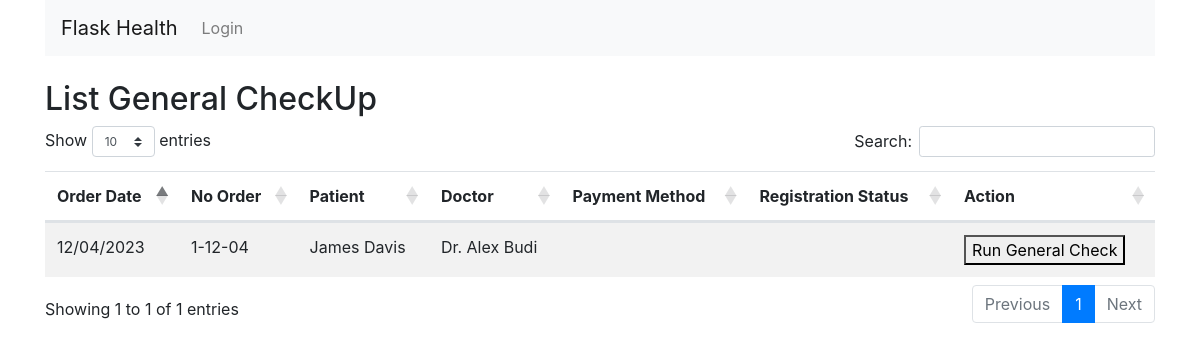
Page /checkup on the earlier database version.
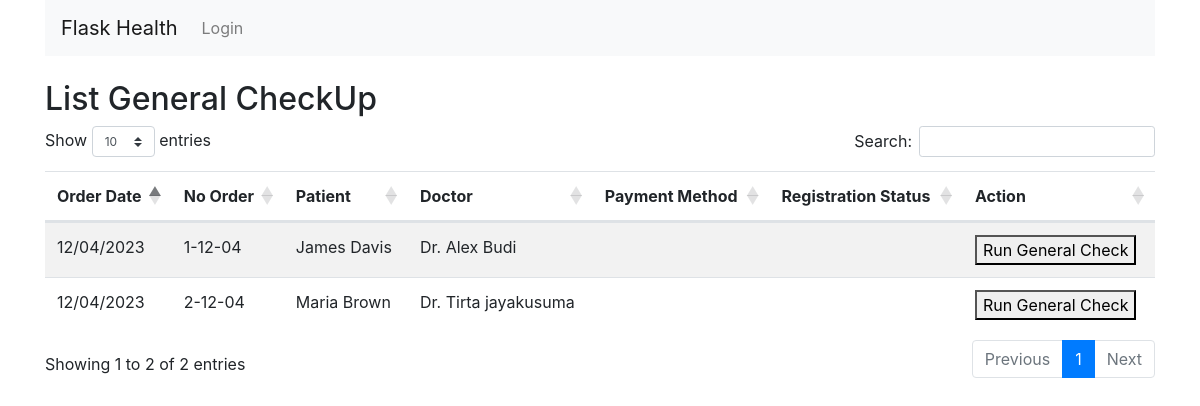
Same page on the later database version.
### flask_health/models/order.py (models this page shows, shortened)
class Order(db.Model):
    __tablename__ = "order"
    id = db.Column(db.String(36), primary_key=True)
    patient_id = db.Column(db.String(36), db.ForeignKey("patient.id"), nullable=False)
    order_date = db.Column(db.DateTime)
    payment_method = db.Column(db.String(100))
    total_price = db.Column(db.Integer)
    order_no = db.Column(db.Integer)
    order_steps = db.Column(db.Integer)
    order_status = db.Column(db.String(100))
    order_sub_status = db.Column(db.String(100))
    doctor_id = db.Column(db.String(36), db.ForeignKey("doctor.id"), nullable=False)
    treatments = db.relationship("Treatment", backref="order", lazy=True)
    desc = db.Column(db.Text)
    isDeleted = db.Column(db.Boolean)
    created_at = db.Column(db.DateTime)
    created_by = db.Column(db.String(100))
    updated_at = db.Column(db.DateTime)
    updated_by = db.Column(db.String(100))
    def calculate_order_no(self):
        return str(self.order_no) + "-" + self.order_date.strftime("%d-%m")
    def getFormatOrderDate(self):
        return self.order_date.strftime("%d/%m/%Y")

### flask_health/models/doctor.py (models this page shows, shortened)
class Doctor(db.Model):
    __tablename__ = "doctor"
    id = db.Column(db.String(36), primary_key=True)
    name = db.Column(db.String(100))
    isDeleted = db.Column(db.Boolean)
    created_at = db.Column(db.DateTime)
    created_by = db.Column(db.String(100))
    updated_at = db.Column(db.DateTime)
    updated_by = db.Column(db.String(100))

### flask_health/views/generalCheckup.py (the view)
@app.route("/checkup", methods=["GET"])
def checkUpList():
    result = (
        db.session.query(Order, Patient, Doctor)
        .select_from(Order)
        .join(Patient)
        .join(Doctor)
        .filter(
            or_(
                Order.order_steps > 1,
                and_(Order.order_steps == 1, Order.order_status == "Complete"),
            )
        )
        .all()
    )
    checkupList = []
    for order, patient, doctor in result:
        checkupList.append(
            GeneralCheckViewModel(
                order.id,
                order.calculate_order_no(),
                order.getFormatOrderDate(),
                patient.first_name + " " + patient.last_name,
                doctor.name,
                "",
                "",
            )
        )
    return render_template("generalCheckup/list.html", checkupList=checkupList)

### flask_health/templates/generalCheckup/list.html (shortened to what this page needs)
{% extends "layout.html" %}
{% block body %}
<br />
<h2>List General CheckUp</h2>
<table id="data" class="table table-striped">
    <thead>
        <tr>
            <th>Order Date</th>
            <th>No Order</th>
            <th>Patient</th>
            <th>Doctor</th>
            <th>Payment Method</th>
            <th>Registration Status</th>
            <th>Action</th>
        </tr>
    </thead>
    <tbody>
        {% for checkUp in checkupList %}
        <tr>
            <td>{{ checkUp.order_date }}</td>
            <td>{{ checkUp.order_no }}</td>
            <td>{{ checkUp.patient_name }}</td>
            <td>{{ checkUp.doctor_name }}</td>
            <td></td>
            <td></td>
            <td>
                <button><a style="color: #000000;" href="{{ url_for('checkUpEntries' ,  id=checkUp.id) }}">Run
                        General Check</a></button>
            </td>
        </tr>
        {% endfor %}
    </tbody>
</table>
{% endblock %}

### flask_health/templates/layout.html (shortened to what this page needs)
<!doctype html>
<link href="https://maxcdn.bootstrapcdn.com/font-awesome/4.7.0/css/font-awesome.min.css" rel="stylesheet">
<link rel="stylesheet" href="https://maxcdn.bootstrapcdn.com/bootstrap/4.0.0/css/bootstrap.min.css">
<link rel="stylesheet"
    href="https://cdnjs.cloudflare.com/ajax/libs/bootstrap-datepicker/1.9.0/css/bootstrap-datepicker3.min.css">
<link rel="stylesheet" href="https://cdn.datatables.net/1.13.4/css/dataTables.bootstrap4.min.css">
<link rel="stylesheet" href="https://cdn.jsdelivr.net/npm/select2@4.0.13/dist/css/select2.min.css"
>
<link rel="stylesheet"
    href="https://cdn.jsdelivr.net/npm/@ttskch/select2-bootstrap4-theme/dist/select2-bootstrap4.min.css">
<div class="container">
    <nav class="navbar navbar-expand-lg navbar-light bg-light">
        <a class="navbar-brand" href="{{ url_for('index') }}">Flask Health</a>
        <div class="collapse navbar-collapse" id="navbarNav">
            <ul class="nav navbar-nav navbar-right">
                {% if not session.logged_in %}
                <li class="nav-item">
                    <a class="nav-link" href="{{ url_for('login') }}">Login</a>
                </li>
                {% endif %}
            </ul>
        </div>
    </nav>
    <div class="blog-body">
        {% block body %}{% endblock %}
    </div>
</div>

Differences in the rows shown:
added Order: order_date "12/04/2023", order_no "2-12-04", patient_name "Maria Brown", doctor_name "Dr. Tirta jayakusuma"
Other differences:
text written by a page script: "Show entries Search: Showing 1 to 1 of 1 entries Previous 1 Next" → "Show entries Search: Showing 1 to 2 of 2 entries Previous 1 Next"
